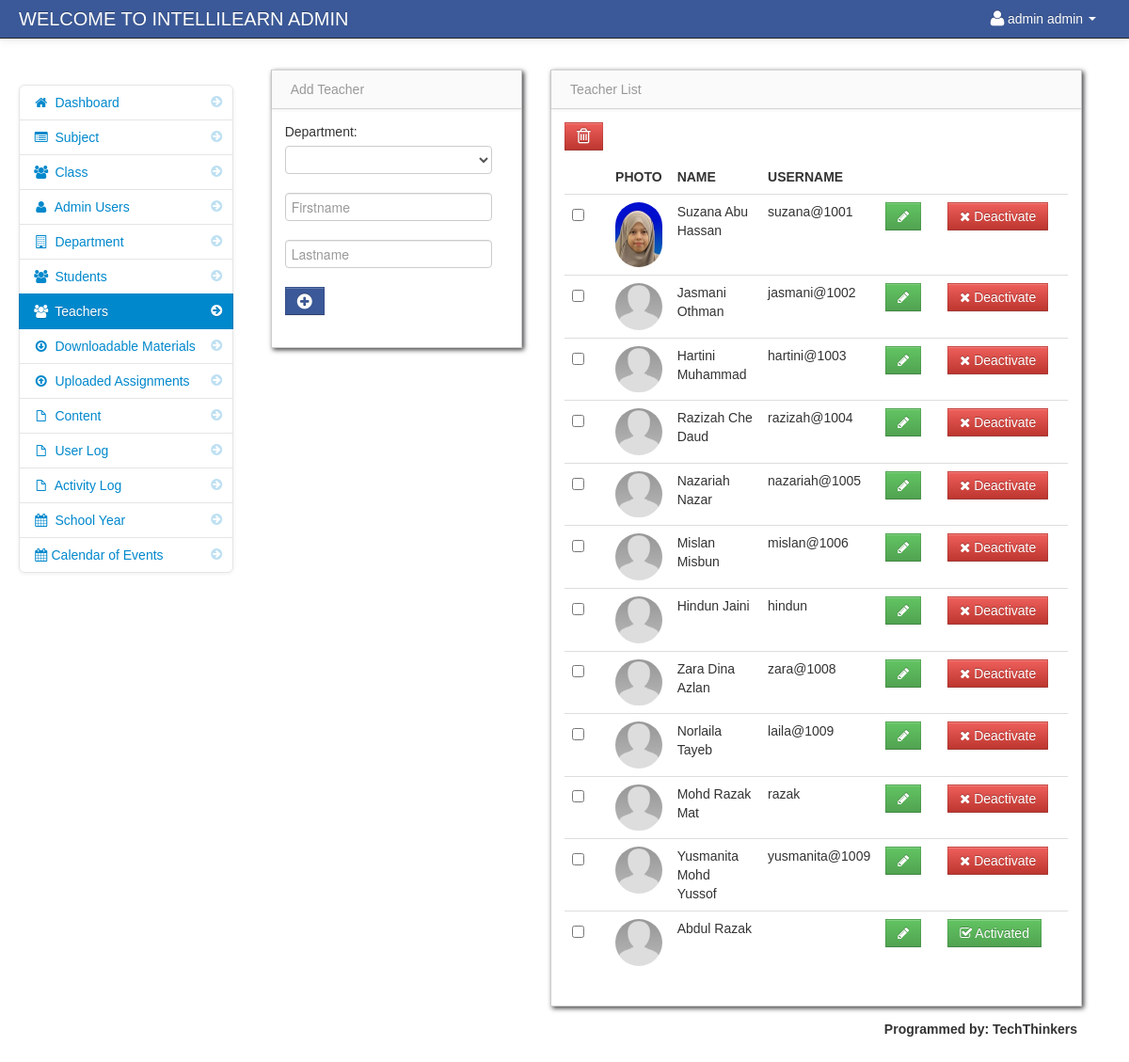
Screenshot of /admin/teachers.php (signed in) with the database file from the repository.
### tables this page shows
CREATE TABLE `users` (
  `user_id` int(11) NOT NULL,
  `username` varchar(100) NOT NULL,
  `password` varchar(100) NOT NULL,
  `firstname` varchar(100) NOT NULL,
  `lastname` varchar(100) NOT NULL
);

CREATE TABLE `teacher` (
  `teacher_id` int(11) NOT NULL,
  `username` varchar(100) NOT NULL,
  `password` varchar(200) NOT NULL,
  `firstname` varchar(100) NOT NULL,
  `lastname` varchar(100) NOT NULL,
  `email` varchar(255) NOT NULL,
  `phone` varchar(15) NOT NULL,
  `department_id` int(11) NOT NULL,
  `location` varchar(200) NOT NULL,
  `about` varchar(500) NOT NULL,
  `teacher_status` varchar(20) NOT NULL,
  `teacher_stat` varchar(100) NOT NULL
);

### admin/session.php (called while the page is built, shortened)
<?php
$session_id=$_SESSION['id'];
?>

### admin/teachers.php (the view, shortened to what this page needs)
<?php include('header.php'); ?>
<?php include('session.php'); ?>
    <body>
		<?php include('navbar.php'); ?>
        <div class="container-fluid">
            <div class="row-fluid">
				<?php include('teacher_sidebar.php'); ?>
				<div class="span3" id="adduser">
				<?php include('add_teacher.php'); ?>
				</div>
                <div class="span6" id="">
                     <div class="row-fluid">
                        <div id="block_bg" class="block">
                            <div class="navbar navbar-inner block-header">
                                <div class="muted pull-left">Teacher List</div>
                            </div>
                            <div class="block-content collapse in">
                                <div class="span12">
  									<form action="delete_teacher.php" method="post">
  									<table cellpadding="0" cellspacing="0" border="0" class="table" id="example">
									<a data-toggle="modal" href="#teacher_delete" id="delete"  class="btn btn-danger" name=""><i class="icon-trash icon-large"></i></a>
										<thead>
										    <tr>
                                    <th></th>
                                    <th>Photo</th>
                                    <th>Name</th>
                                    <th>Username</th>
                                    <th></th>
                                </tr>
										</thead>
										<tbody>
												 <?php
                                    $teacher_query = mysqli_query($conn,"select * from teacher") or die(mysqli_error());
                                    while ($row = mysqli_fetch_array($teacher_query)) {
                                    $id = $row['teacher_id'];
                                    $teacher_stat = $row['teacher_stat'];
                                        ?>
									<tr>
										<td width="30">
										<input id="optionsCheckbox" class="uniform_on" name="selector[]" type="checkbox" value="<?php echo $id; ?>">
										</td>
                                    <td width="40"><img class="img-circle" src="<?php echo $row['location']; ?>" height="50" width="50"></td>
                                    <td><?php echo $row['firstname'] . " " . $row['lastname']; ?></td>
                                    <td><?php echo $row['username']; ?></td>
									<td width="50"><a href="edit_teacher.php<?php echo '?id='.$id; ?>" class="btn btn-success"><i class="icon-pencil"></i></a></td>
									<?php if ($teacher_stat == 'Activated' ){ ?>
									<td width="120"><a href="de_activate.php<?php echo '?id='.$id; ?>" class="btn btn-danger"><i class="icon-remove"></i> Deactivate</a></td>
									<?php }else{ ?>
									<td width="120"><a href="edit_teacher.php<?php echo '?id='.$id; ?>" class="btn btn-success"><i class="icon-check"></i> Activated</a></td>
									<?php } ?>
                                </tr>
                            <?php } ?>
										</tbody>
									</table>
									</form>
                                </div>
                            </div>
                        </div>
                    </div>
                </div>
            </div>
		<?php include('footer.php'); ?>
        </div>
		<?php include('script.php'); ?>
    </body>
</html>

### admin/header.php (shortened to what this page needs)
<!DOCTYPE html
>
<html class="no-js">
    <head>
			<link href="bootstrap/css/bootstrap.min.css" rel="stylesheet" media="screen">
			<link href="bootstrap/css/bootstrap-responsive.min.css" rel="stylesheet" media="screen">
			<link href="bootstrap/css/font-awesome.css" rel="stylesheet" media="screen">
			<link href="bootstrap/css/my_style.css" rel="stylesheet" media="screen">
			<link href="vendors/easypiechart/jquery.easy-pie-chart.css" rel="stylesheet" media="screen">
			<link href="assets/styles.css" rel="stylesheet" media="screen">
		<link href="vendors/fullcalendar/fullcalendar.css" rel="stylesheet" media="screen">
		<link href="assets/DT_bootstrap.css" rel="stylesheet" media="screen">
		<link href="vendors/jGrowl/jquery.jgrowl.css" rel="stylesheet" media="screen">
		<link rel="stylesheet" type="text/css" href="vendors/bootstrap-wysihtml5/src/bootstrap-wysihtml5.css"></link>
    </head>
<body><?php ?>	</body>

### admin/navbar.php (shortened to what this page needs)
<div class="navbar navbar-fixed-top navbar-inverse">
          <div class="navbar-inner">
              <div class="container-fluid">
                  <span class="brand" href="#">WELCOME TO INTELLILEARN ADMIN</span>
                  <div class="nav-collapse collapse">
                      <ul class="nav pull-right">
				<?php $query= mysqli_query($conn,"select * from users where user_id = '$session_id'")or die(mysqli_error());
						$row = mysqli_fetch_array($query);
				?>
                          <li class="dropdown">
                              <a href="#" role="button" class="dropdown-toggle" data-toggle="dropdown"> <i class="icon-user icon-large"></i><?php echo $row['firstname']." ".$row['lastname'];  ?> <i class="caret"></i>
                              </a>
                          </li>
                      </ul>
                  </div>
              </div>
          </div>
      </div>

### admin/teacher_sidebar.php
<div class="span3" id="sidebar">
               <ul class="nav nav-list bs-docs-sidenav nav-collapse collapse">
                   <li> <a href="dashboard.php"><i class="icon-chevron-right"></i><i class="icon-home"></i>&nbsp;Dashboard</a> </li>
	<li>
                       <a href="subjects.php"><i class="icon-chevron-right"></i><i class="icon-list-alt"></i> Subject</a>
                   </li>
	<li>
                       <a href="class.php"><i class="icon-chevron-right"></i><i class="icon-group"></i> Class</a>
                   </li>
	<li>
                       <a href="admin_user.php"><i class="icon-chevron-right"></i><i class="icon-user"></i> Admin Users</a>
                   </li>
	<li>
                       <a href="department.php"><i class="icon-chevron-right"></i><i class="icon-building"></i> Department</a>
                   </li>
	<li>
                       <a href="students.php"><i class="icon-chevron-right"></i><i class="icon-group"></i> Students</a>
                   </li>
	<li  class="active">
                       <a href="teachers.php"><i class="icon-chevron-right"></i><i class="icon-group"></i> Teachers</a>
                   </li>
	<li>
                       <a href="downloadable.php"><i class="icon-chevron-right"></i><i class="icon-download"></i> Downloadable Materials</a>
                   </li>
	<li>
                       <a href="assignment.php"><i class="icon-chevron-right"></i><i class="icon-upload"></i> Uploaded Assignments</a>
                   </li>
	<li>
                       <a href="content.php"><i class="icon-chevron-right"></i><i class="icon-file"></i> Content</a>
                   </li>
	<li>
                       <a href="user_log.php"><i class="icon-chevron-right"></i><i class="icon-file"></i> User Log</a>
                   </li>
	<li>
                       <a href="activity_log.php"><i class="icon-chevron-right"></i><i class="icon-file"></i> Activity Log</a>
                   </li>
	<li>
                       <a href="school_year.php"><i class="icon-chevron-right"></i><i class="icon-calendar"></i> School Year</a>
                   </li>
	<li class="">
                       <a href="calendar_of_events.php"><i class="icon-chevron-right"></i><i class="icon-calendar"></i>Calendar of Events</a>
                   </li>
               </ul>
           </div>

### admin/add_teacher.php (shortened to what this page needs)
<div class="row-fluid">
                     <div class="block">
                         <div class="navbar navbar-inner block-header">
                             <div class="muted pull-left">Add Teacher</div>
                         </div>
                         <div class="block-content collapse in">
                             <div class="span12">
					<form method="post">
							  <div class="control-group">
								<label>Department:</label>
                                       <div class="controls">
                                         <select name="department"  class="" required>
                                          	<option></option>
								<?php
								$query = mysqli_query($conn,"select * from department order by department_name");
								while($row = mysqli_fetch_array($query)){
								?>
								<option value="<?php echo $row['department_id']; ?>"><?php echo $row['department_name']; ?></option>
								<?php } ?>
                                         </select>
                                       </div>
                                     </div>
							<div class="control-group">
                                       <div class="controls">
                                         <input class="input focused" name="firstname" id="focusedInput" type="text" placeholder = "Firstname">
                                       </div>
                                     </div>
							<div class="control-group">
                                       <div class="controls">
                                         <input class="input focused" name="lastname" id="focusedInput" type="text" placeholder = "Lastname">
                                       </div>
                                     </div>
								<div class="control-group">
                                       <div class="controls">
									<button name="save" class="btn btn-info"><i class="icon-plus-sign icon-large"></i></button>
                                       </div>
                                     </div>
                             </form>
					</div>
                         </div>
                     </div>
                 </div>

### admin/footer.php (shortened to what this page needs)
<div class="pull-right">
		<footer>
           <p>Programmed by: TechThinkers</p>
</div>

### admin/script.php (shortened to what this page needs)
        <link href="vendors/datepicker.css" rel="stylesheet" media="screen">
      <link href="vendors/uniform.default.css" rel="stylesheet" media="screen">
      <link href="vendors/chosen.min.css" rel="stylesheet" media="screen">
<link href="vendors/datepicker.css" rel="stylesheet" media="screen">

### admin/assets/styles.css (style rules this page uses)
body { padding-top: 60px; padding-bottom: 40px; background-image: ("../../images/smktar1.jpg"); background-color: #fff; }
.block { background: url("../images/pixel-60fff.png") repeat scroll 0 0 rgba(0, 0, 0, 0) !important; border: 1px solid #ccc; background: white; margin: 1em 0em; border-top: none; -webkit-box-shadow: 2px 2px 5px rgba(0, 0, 6, 0.75); -moz-box-shadow: 2px 2px 5px rgba(0, 0, 6, 0.75); box-shadow: 2px 2px 5px rgba(0, 0, 6, 0.75); }
.block-content { margin: 1em; min-height: .25em; }
.block-header { margin-bottom: 0px; border-right: none; border-left: none; -webkit-border-radius: 0px; -moz-border-radius: 0px; border-radius: 0px; }
.block-header div { padding-top: 10px; }
.bs-docs-sidenav { max-width: 228px; margin: 30px 0 0; padding: 0; background-color: #fff; -webkit-border-radius: 6px; -moz-border-radius: 6px; border-radius: 6px; -webkit-box-shadow: 0 1px 4px rgba(0,0,0,.065); -moz-box-shadow: 0 1px 4px rgba(0,0,0,.065); box-shadow: 0 1px 4px rgba(0,0,0,.065); }
.bs-docs-sidenav > li > a { display: block; width: 190px \9; margin: 0 0 -1px; padding: 8px 14px; border: 1px solid #e5e5e5; }
.bs-docs-sidenav > li:first-child > a { -webkit-border-radius: 6px 6px 0 0; -moz-border-radius: 6px 6px 0 0; border-radius: 6px 6px 0 0; }
.bs-docs-sidenav > li:last-child > a { -webkit-border-radius: 0 0 6px 6px; -moz-border-radius: 0 0 6px 6px; border-radius: 0 0 6px 6px; }
.bs-docs-sidenav > .active > a { position: relative; z-index: 2; padding: 9px 15px; border: 0; text-shadow: 0 1px 0 rgba(0,0,0,.15); -webkit-box-shadow: inset 1px 0 0 rgba(0,0,0,.1), inset -1px 0 0 rgba(0,0,0,.1); -moz-box-shadow: inset 1px 0 0 rgba(0,0,0,.1), inset -1px 0 0 rgba(0,0,0,.1); box-shadow: inset 1px 0 0 rgba(0,0,0,.1), inset -1px 0 0 rgba(0,0,0,.1); }
.bs-docs-sidenav .icon-chevron-right { float: right; margin-top: 2px; margin-right: -6px; opacity: .25; }
.bs-docs-sidenav .active .icon-chevron-right, .bs-docs-sidenav .active a:hover .icon-chevron-right { opacity: 1; }

### rows the page displays
users: firstname "admin", lastname "admin"
teacher: location (picture), firstname "Suzana", lastname "Abu Hassan", username "suzana@1001"
teacher: location (placeholder picture), firstname "Jasmani", lastname "Othman", username "jasmani@1002"
teacher: location (placeholder picture), firstname "Hartini", lastname "Muhammad", username "hartini@1003"
teacher: location (placeholder picture), firstname "Razizah", lastname "Che Daud", username "razizah@1004"
teacher: location (placeholder picture), firstname "Nazariah", lastname "Nazar", username "nazariah@1005"
teacher: location (placeholder picture), firstname "Mislan", lastname "Misbun", username "mislan@1006"
teacher: location (placeholder picture), firstname "Hindun", lastname "Jaini", username "hindun"
teacher: location (placeholder picture), firstname "Zara Dina", lastname "Azlan", username "zara@1008"
teacher: location (placeholder picture), firstname "Norlaila", lastname "Tayeb", username "laila@1009"
teacher: location (placeholder picture), firstname "Mohd Razak", lastname "Mat", username "razak"
teacher: location (placeholder picture), firstname "Yusmanita", lastname "Mohd Yussof", username "yusmanita@1009"
teacher: location (placeholder picture), firstname "Abdul", lastname "Razak"
